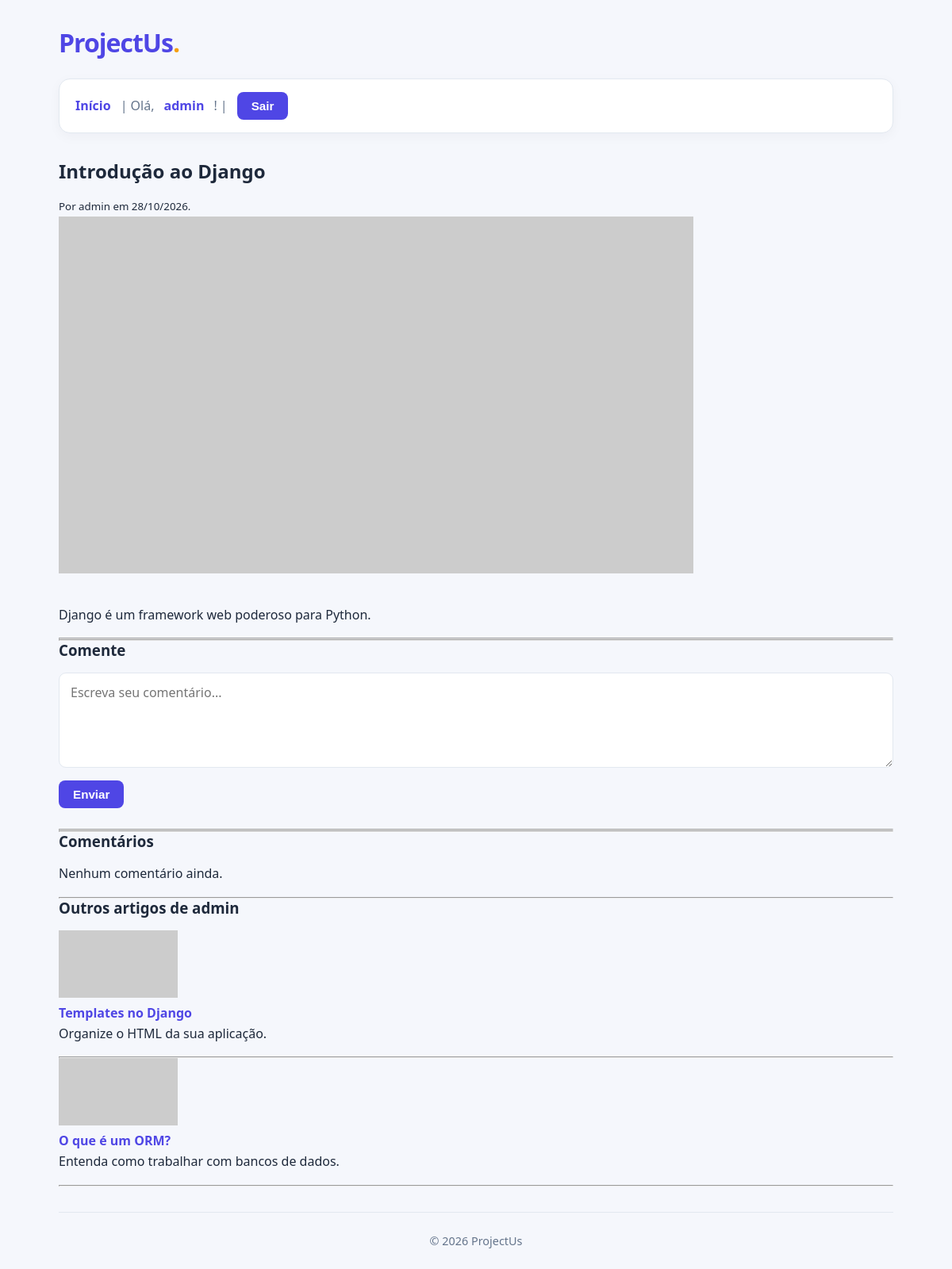
The page /view/1/ (signed in) on the database its author committed.
### projectus/models.py (models this page shows, shortened)
class Post(models.Model):
    user = models.ForeignKey(
        settings.AUTH_USER_MODEL,
        on_delete=models.CASCADE,
        related_name='posts'
    )
    title = models.CharField(max_length=200)
    summary = models.CharField(max_length=255)
    created_at = models.DateTimeField(auto_now_add=True)
    thumbnail = models.URLField()
    textbody = models.TextField()
    is_active = models.BooleanField(default=True)
    is_deleted = models.BooleanField(default=False)

### projectus/views/post_view.py (the view)
# urls.py: path('view/<int:id>/', views.post_view, name='post_view'),
def post_view(request, id):
    post = get_object_or_404(Post, id=id)
    if post.user.first_name and post.user.last_name:
        author_name = f'{post.user.first_name} {post.user.last_name}'
    elif post.user.first_name:
        author_name = post.user.first_name
    else:
        author_name = post.user.username
    posts = Post.objects.filter(
        user=post.user,
        is_active=True,
        is_deleted=False
    ).exclude(
        id=post.id
    ).order_by('?')[:3]  # Fatia somente 3 posts
    if request.method == 'POST':
        form = CommentForm(request.POST)
        if form.is_valid():
            comment = form.save(commit=False)
            comment.post = post
            comment.user = request.user
            comment.save()
            return redirect('post_view', id=post.id)
    else:
        form = CommentForm()
    comments = post.comments.filter(
        is_active=True,
        is_deleted=False
    ).order_by('-created_at')
    return render(
        request,
        'projectus/post_view.html',
        {
            'tag_title': f'{settings.SITENAME} - {post.title}',
            'post': post,  # Post original
            'posts': posts,  # Posts do autor
            'author_name': author_name,  # Nome do autor do post, ajustado
            'form': form,  # Campos do formulário de comentários
            'comments': comments, # Comentários existentes
        }
    )

### projectus/forms.py
class CommentForm(forms.ModelForm):
    class Meta:
        model = Comment
        fields = ['comment']
        labels = {'comment': ''}
        widgets = {
            'comment': forms.Textarea(attrs={
                'rows': 3,
                'placeholder': 'Escreva seu comentário...',
            })
        }

### projectus/context_processors.py (called while the page is built)
def global_context(request):
    return {
        'site_name': settings.SITENAME,
    }

### projectus/templates/projectus/post_view.html (shortened to what this page needs)
{% extends 'projectus/_base.html' %}
{% block content %}
<article>
    <h2>{{ post.title }}</h2>
    <small>Por {{ author_name }} em {{ post.created_at |date:"d/m/Y"}}.</small>
    <p><img src="{{ post.thumbnail }}" alt="{{ post.title }}"></p>
    <div style="padding: 16px 0">
        {{ post.textbody }}
    </div>
    <hr>
    <hr>
    {% if user.is_authenticated %}
    <h3>Comente</h3>
    <form method="POST">
        {{ form.as_div }}
        <button type="submit">Enviar</button>
    </form>
    {% else %}
    <p><a href="/accounts/login/">Logue-se para comentar</a></p>
    {% endif %}
    <hr>
    <hr>
    <h3>Comentários</h3>
    {% for comment in comments %}
    <p>
        <strong>{{ comment.user.username }}</strong>
        <small>{{ comment.created_at|date:"d/m/Y \à\s H:i" }}</small>
    </p>
    <p>{{ comment.comment }}</p>
    <hr>
    {% empty %}
    <p>Nenhum comentário ainda.</p>
    {% endfor %}
    <hr>
</article>
<aside>
    <h3>Outros artigos de {{ author_name }}</h3>
    {% for post in posts %}
    <div>
        <img src="{{ post.thumbnail }}" alt="{{ post.title }}" width="150">
        <h4><a href="{% url 'post_view' id=post.id  %}">{{ post.title }}</a></h4>
        <p>{{ post.summary }}</p>
    </div>
    <hr>
    {% empty %}
    <p>Não achei nada.</p>
    {% endfor %}
</aside>
{% endblock %}

### projectus/templates/projectus/_base.html (shortened to what this page needs)
{% load static %}
<!DOCTYPE html>
<html lang="pt-BR">
<head>
    <link rel="stylesheet" href="{% static 'projectus/style.css' %}">
</head>
<body>
    <div id="container">
        <header>
            <a href="{% url 'home' %}">
                <h1>ProjectUs</h1>
            </a>
        </header>
        <nav>
            <a href="{% url 'home' %}">Início</a> |
            {% if user.is_authenticated %}
            Olá, <a href="{% url 'profile' %}" title="Ver/editar perfil de {{ user.username}}">{{ user.username }}</a>! |
            <form method="POST" action="{% url 'logout' %}" style="display: inline;">
                <button type="submit">Sair</button>
            </form>
            {% else %}
            <a href="{% url 'login' %}">Entrar</a>
            {% endif %}
        </nav>
        <main>
            {% block content %}{% endblock %}
        </main>
        <footer>
            <div>&copy; 2026 {{ site_name }}</div>
        </footer>
    </div>
</body>
</html>

### projectus/static/projectus/style.css (style rules this page uses)
* { margin: 0; padding: 0; box-sizing: border-box; }
:root { --primary: #4f46e5; --primary-hover: #4338ca; --background: #f5f7fc; --surface: #ffffff; --text: #1e293b; --text-light: #64748b; --border: #e2e8f0; }
body { font-family: "Segoe UI", Arial, sans-serif; background: var(--background); color: var(--text); line-height: 1.6; min-height: 100vh; }
#container { width: 100%; max-width: 1100px; min-height: 100vh; margin: 0 auto; padding: 0 24px; display: flex; flex-direction: column; }
header { padding: 28px 0 20px; }
header a { color: var(--primary); text-decoration: none; display: inline-block; }
header h1 { font-size: 2rem; font-weight: 800; letter-spacing: -1px; }
header h1::after { content: "."; color: #f59e0b; }
nav { display: flex; align-items: center; flex-wrap: wrap; gap: 12px; padding: 16px 20px; background: var(--surface); border: 1px solid var(--border); border-radius: 14px; box-shadow: 0 4px 15px rgba(15, 23, 42, 0.04); color: var(--text-light); }
nav a { color: var(--primary); text-decoration: none; font-weight: 600; transition: color 0.2s ease; }
nav form { display: inline-flex; margin: 0; }
button, input[type="submit"] { border: none; background: var(--primary); color: white; padding: 9px 18px; border-radius: 8px; font-size: 0.95rem; font-weight: 600; cursor: pointer; transition: background 0.2s ease, transform 0.2s ease; }
main { flex: 1; padding: 32px 0; }
h2, h3 { color: var(--text); line-height: 1.3; margin-bottom: 16px; }
p { margin-bottom: 16px; }
form:not(nav form) { margin-top: 16px; }
input:not([type="checkbox"]):not([type="radio"]):not([type="submit"]), textarea, select { display: block; width: 100%; padding: 12px 14px; margin-bottom: 16px; border: 1px solid var(--border); border-radius: 9px; background: #fff; color: var(--text); font: inherit; outline: none; transition: border-color 0.2s, box-shadow 0.2s; }
textarea { min-height: 120px; resize: vertical; }
main a { color: var(--primary); text-decoration: none; }
footer { padding: 24px 0; margin-top: auto; border-top: 1px solid var(--border); text-align: center; color: var(--text-light); font-size: 0.9rem; }

### rows shown on the page
Post: title "Introdução ao Django", created_at "28/10/2026", textbody "Django é um framework web poderoso para Python."
Post: title "Templates no Django", summary "Organize o HTML da sua aplicação."
Post: title "O que é um ORM?", summary "Entenda como trabalhar com bancos de dados."

### other values the page prints
{{ user.username }} "admin"
{{ author_name }} "admin"
{{ site_name }} "ProjectUs"
